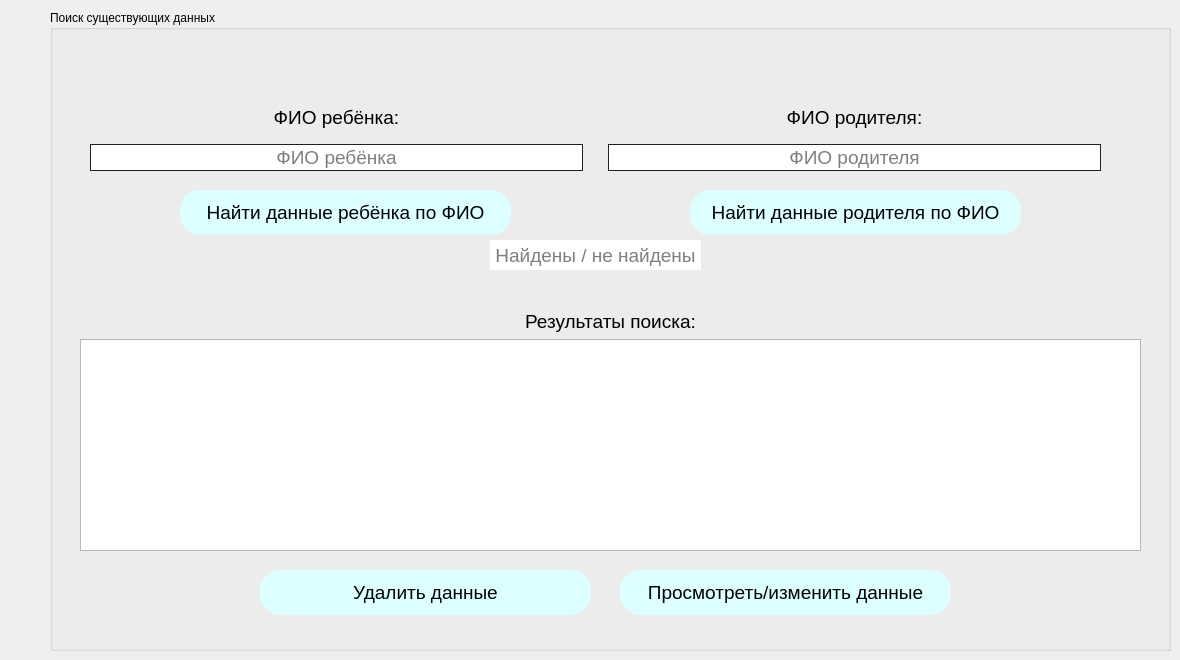
      <widget class="QWidget" name="tab4_clientsData">
       <attribute name="title">
        <string>Данные о клиентах</string>
       </attribute>
       <widget class="QGroupBox" name="groupBox_6">
        <property name="geometry">
         <rect>
          <x>50</x>
          <y>10</y>
          <width>1121</width>
          <height>641</height>
         </rect>
        </property>
        <property name="title">
         <string>Поиск существующих данных</string>
        </property>
        <widget class="QPushButton" name="findDataChildFIO_button">
         <property name="geometry">
          <rect>
           <x>130</x>
           <y>180</y>
           <width>331</width>
           <height>45</height>
          </rect>
         </property>
         <property name="font">
          <font>
           <family>Segoe UI</family>
           <pointsize>14</pointsize>
          </font>
         </property>
         <property name="cursor">
          <cursorShape>PointingHandCursor</cursorShape>
         </property>
         <property name="mouseTracking">
          <bool>true</bool>
         </property>
         <property name="tabletTracking">
          <bool>false</bool>
         </property>
         <property name="styleSheet">
          <string notr="true">QPushButton{
background-color: rgba(221, 255, 255, 1);
border-radius: 20px;
}

QPushButton:hover{
background-color: rgba(221, 255, 255, 0.7);
border: 1px solid rgb(0, 0, 0);
}

QPushButton:pressed{
background-color: rgba(221, 255, 255, 0.5);
border: 2px solid rgb(0, 0, 0);
}</string>
         </property>
         <property name="text">
          <string>Найти данные ребёнка по ФИО</string>
         </property>
         <property name="checkable">
          <bool>false</bool>
         </property>
         <property name="autoDefault">
          <bool>false</bool>
         </property>
        </widget>
        <widget class="QLineEdit" name="statusFindingData_input">
         <property name="geometry">
          <rect>
           <x>440</x>
           <y>230</y>
           <width>211</width>
           <height>30</height>
          </rect>
         </property>
         <property name="font">
          <font>
           <pointsize>14</pointsize>
          </font>
         </property>
         <property name="styleSheet">
          <string notr="true">QLineEdit{
border: none;
}</string>
         </property>
         <property name="alignment">
          <set>Qt::AlignCenter</set>
         </property>
         <property name="readOnly">
          <bool>true</bool>
         </property>
         <property name="placeholderText">
          <string>Найдены / не найдены</string>
         </property>
        </widget>
        <widget class="QWidget" name="layoutWidget_5">
         <property name="geometry">
          <rect>
           <x>40</x>
           <y>80</y>
           <width>1011</width>
           <height>81</height>
          </rect>
         </property>
         <layout class="QHBoxLayout" name="horizontalLayout_8">
          <property name="spacing">
           <number>25</number>
          </property>
          <item>
           <layout class="QVBoxLayout" name="verticalLayout_21">
            <property name="spacing">
             <number>0</number>
            </property>
            <item>
             <widget class="QLabel" name="findDataChildFIO_label">
              <property name="font">
               <font>
                <pointsize>14</pointsize>
               </font>
              </property>
              <property name="text">
               <string>ФИО ребёнка:</string>
              </property>
              <property name="alignment">
               <set>Qt::AlignCenter</set>
              </property>
             </widget>
            </item>
            <item>
             <widget class="QLineEdit" name="findDataChildFIO_input">
              <property name="font">
               <font>
                <pointsize>14</pointsize>
               </font>
              </property>
              <property name="styleSheet">
               <string notr="true">QLineEdit{
border: 1px solid rgb(33, 33, 34);
}</string>
              </property>
              <property name="alignment">
               <set>Qt::AlignCenter</set>
              </property>
              <property name="placeholderText">
               <string>ФИО ребёнка</string>
              </property>
             </widget>
            </item>
           </layout>
          </item>
          <item>
           <layout class="QVBoxLayout" name="verticalLayout_22">
            <property name="spacing">
             <number>0</number>
            </property>
            <item>
             <widget class="QLabel" name="findDataParentFIO_label">
              <property name="font">
               <font>
                <pointsize>14</pointsize>
               </font>
              </property>
              <property name="text">
               <string>ФИО родителя:</string>
              </property>
              <property name="alignment">
               <set>Qt::AlignCenter</set>
              </property>
             </widget>
            </item>
            <item>
             <widget class="QLineEdit" name="findDataParentFIO_input">
              <property name="font">
               <font>
                <pointsize>14</pointsize>
               </font>
              </property>
              <property name="styleSheet">
               <string notr="true">QLineEdit{
border: 1px solid rgb(33, 33, 34);
}</string>
              </property>
              <property name="alignment">
               <set>Qt::AlignCenter</set>
              </property>
              <property name="placeholderText">
               <string>ФИО родителя</string>
              </property>
             </widget>
            </item>
           </layout>
          </item>
         </layout>
        </widget>
        <widget class="QPushButton" name="deleteCurrentData_button">
         <property name="geometry">
          <rect>
           <x>210</x>
           <y>560</y>
           <width>331</width>
           <height>45</height>
          </rect>
         </property>
         <property name="font">
          <font>
           <family>Segoe UI</family>
           <pointsize>14</pointsize>
          </font>
         </property>
         <property name="cursor">
          <cursorShape>PointingHandCursor</cursorShape>
         </property>
         <property name="mouseTracking">
          <bool>true</bool>
         </property>
         <property name="tabletTracking">
          <bool>false</bool>
         </property>
         <property name="styleSheet">
          <string notr="true">QPushButton{
background-color: rgba(221, 255, 255, 1);
border-radius: 20px;
}

QPushButton:hover{
background-color: rgba(221, 255, 255, 0.7);
border: 1px solid rgb(0, 0, 0);
}

QPushButton:pressed{
background-color: rgba(221, 255, 255, 0.5);
border: 2px solid rgb(0, 0, 0);
}</string>
         </property>
         <property name="text">
          <string>Удалить данные</string>
         </property>
         <property name="checkable">
          <bool>false</bool>
         </property>
         <property name="autoDefault">
          <bool>false</bool>
         </property>
        </widget>
        <widget class="QPushButton" name="changeCurrentData_button">
         <property name="geometry">
          <rect>
           <x>570</x>
           <y>560</y>
           <width>331</width>
           <height>45</height>
          </rect>
         </property>
         <property name="font">
          <font>
           <family>Segoe UI</family>
           <pointsize>14</pointsize>
          </font>
         </property>
         <property name="cursor">
          <cursorShape>PointingHandCursor</cursorShape>
         </property>
         <property name="mouseTracking">
          <bool>true</bool>
         </property>
         <property name="tabletTracking">
          <bool>false</bool>
         </property>
         <property name="styleSheet">
          <string notr="true">QPushButton{
background-color: rgba(221, 255, 255, 1);
border-radius: 20px;
}

QPushButton:hover{
background-color: rgba(221, 255, 255, 0.7);
border: 1px solid rgb(0, 0, 0);
}

QPushButton:pressed{
background-color: rgba(221, 255, 255, 0.5);
border: 2px solid rgb(0, 0, 0);
}</string>
         </property>
         <property name="text">
          <string>Просмотреть/изменить данные</string>
         </property>
         <property name="checkable">
          <bool>false</bool>
         </property>
         <property name="autoDefault">
          <bool>false</bool>
         </property>
        </widget>
        <widget class="QWidget" name="layoutWidget">
         <property name="geometry">
          <rect>
           <x>30</x>
           <y>300</y>
           <width>1061</width>
           <height>241</height>
          </rect>
         </property>
         <layout class="QVBoxLayout" name="verticalLayout_23">
          <item>
           <widget class="QLabel" name="resultsFindingData_label">
            <property name="font">
             <font>
              <pointsize>14</pointsize>
              <bold>false</bold>
             </font>
            </property>
            <property name="layoutDirection">
             <enum>Qt::LeftToRight</enum>
            </property>
            <property name="text">
             <string>Результаты поиска:</string>
            </property>
            <property name="alignment">
             <set>Qt::AlignCenter</set>
            </property>
            <property name="wordWrap">
             <bool>false</bool>
            </property>
           </widget>
          </item>
          <item>
           <widget class="QListView" name="resultsFindingData_listview">
            <property name="enabled">
             <bool>true</bool>
            </property>
            <property name="minimumSize">
             <size>
              <width>0</width>
              <height>200</height>
             </size>
            </property>
           </widget>
          </item>
         </layout>
        </widget>
        <widget class="QPushButton" name="findDataParentFIO_button">
         <property name="geometry">
          <rect>
           <x>640</x>
           <y>180</y>
           <width>331</width>
           <height>45</height>
          </rect>
         </property>
         <property name="font">
          <font>
           <family>Segoe UI</family>
           <pointsize>14</pointsize>
          </font>
         </property>
         <property name="cursor">
          <cursorShape>PointingHandCursor</cursorShape>
         </property>
         <property name="mouseTracking">
          <bool>true</bool>
         </property>
         <property name="tabletTracking">
          <bool>false</bool>
         </property>
         <property name="styleSheet">
          <string notr="true">QPushButton{
background-color: rgba(221, 255, 255, 1);
border-radius: 20px;
}

QPushButton:hover{
background-color: rgba(221, 255, 255, 0.7);
border: 1px solid rgb(0, 0, 0);
}

QPushButton:pressed{
background-color: rgba(221, 255, 255, 0.5);
border: 2px solid rgb(0, 0, 0);
}</string>
         </property>
         <property name="text">
          <string>Найти данные родителя по ФИО</string>
         </property>
         <property name="checkable">
          <bool>false</bool>
         </property>
         <property name="autoDefault">
          <bool>false</bool>
         </property>
        </widget>
       </widget>
      </widget>
